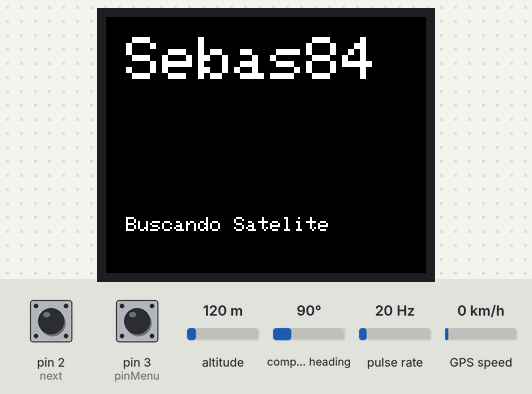
Simulated run of this sketch. Board: Arduino Mega 2560, built with avr-gcc and run on an emulated ATmega2560. On the bench: 160×128 colour display. Wiring (inferred from the names in the program): pulse sensor: data pin 19. The test bench sets the inputs (shaded band); at power-on: pin 3 (pinMenu) HIGH, pulse rate 20 Hz, compass heading 90°, pin 2 (next) HIGH, altitude 120 m, GPS speed 0 km/h. Storage starts empty; the GPS gets a fix after 3 s at 37.7749, -122.4194 with 8 satellites; what the sketch prints to the serial monitor is not drawn.

Above: at 1.3 s.
1.4 s: pin 3 (pinMenu) pulled LOW for 3.2 s
At 5.06 s:
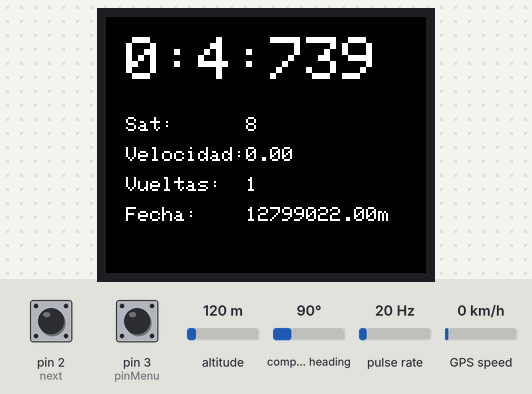
5.2 s: pin 3 (pinMenu) pulled LOW for 0.15 s
At 5.44 s:
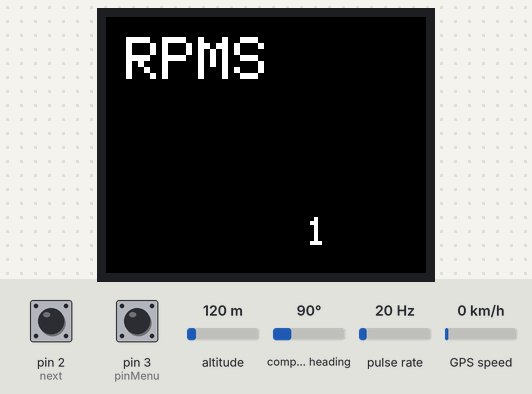
5.9 s: pulse rate (sensor on pin 19) set to 196 Hz
At 6.16 s:
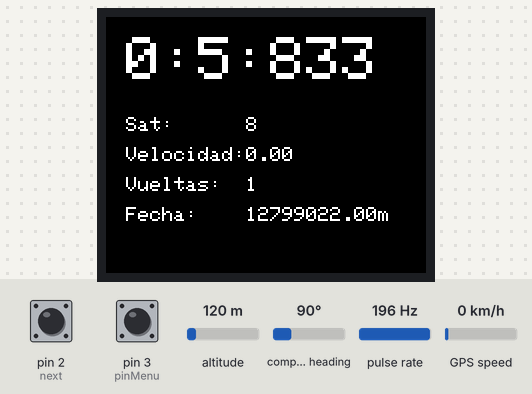
7.5 s: compass heading set to 0°
At 8.8 s:
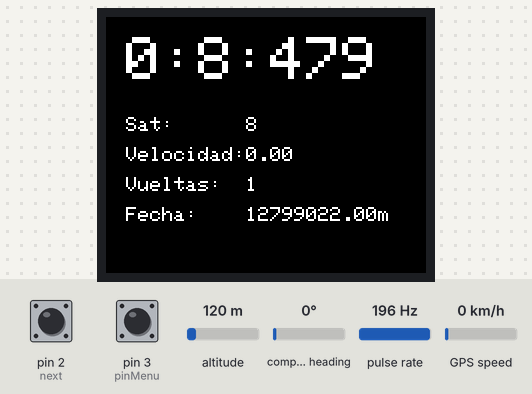
10.1 s: pin 2 (next) pulled LOW for 0.15 s
10.8 s: altitude set to 510 m
At 14.9 s:
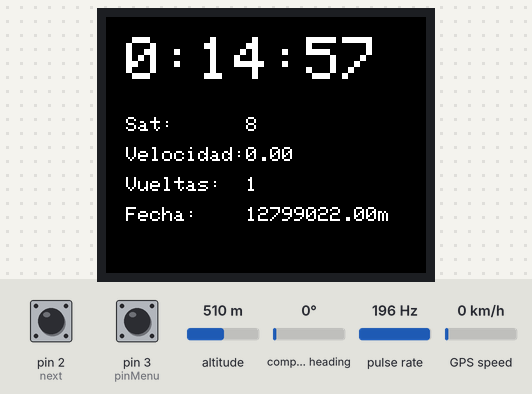
Timing chart, 0 to 15.9 s (numbered marks = the images above; inputs shaded):
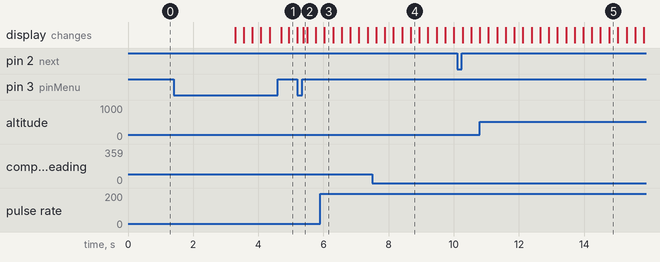

The sketch:

Mega.ino
```cpp
#include <Arduino.h>

#include "TftScreen.h"
//#include "Screen.h"
#include "GpsM8N.h"
#include "LinearSuspension.h"
#include "SdUnit.h"
#include "Track.h"
#include "Session.h"
#include "Revolution.h"


//Pins
byte txGpsPin = 10;  // Pines Para mega es (10,9), Micro (9,8)
byte rxGpsPin = 9;
const byte pinTachInterrupt = 19;  // Interrupt 0 (digital pin 2) D19
const byte pinMenu = 3;           // Interrupt 0 (digital pin 2)
uint8_t pinFrontlinearSuspension = A0;
uint8_t pinRearlinearSuspension = A1;
int next = 2;
int CS_PIN = 53;

//Class
Gps gps;
//Screen screen;
LinearSuspension FrontlinearSuspension(pinFrontlinearSuspension);
LinearSuspension RearlinearSuspension(pinRearlinearSuspension);
SdUnit sd;
Session session("Medellin");
Track *tracks[9];
Revolution rev;
TftScreen screen;

int trackNear = -1;


int option = 0;
int enter = 0;
long lastDebounceTime = 0;  // the last time the button was pushed
long lastScreenRefresh = 0;

long beginLapTimer = 0;
int sat = -2;

void setup() {
  pinMode(pinTachInterrupt, INPUT_PULLUP);  // enable internal pullup for tach pin
  pinMode(pinMenu, INPUT_PULLUP);           // enable internal pullup for tach pin
  pinMode(next, INPUT_PULLUP);
  pinMode(CS_PIN, OUTPUT);

  Serial.begin(115200);

  screen.init();
  sd.init();
  tracks[0] = new Track("Medellin ", -75.6056060, 6.1523671, 9);
  tracks[1] = new Track("Manizales ", -75.478615, 5.032166, 9);
  tracks[2] = new Track("Tocancipa ", 6.1523671, -75.685760, 9);
  tracks[3] = new Track("Finca ", -75.685753, 5.104020, 9);


  beginLapTimer = millis();

   session.addLap(beginLapTimer);  //Borrar

  attachInterrupt(digitalPinToInterrupt(pinTachInterrupt), countRPM, FALLING);
  attachInterrupt(digitalPinToInterrupt(pinMenu), optionClick, RISING);
    attachInterrupt(digitalPinToInterrupt(next), enterClick, RISING);
}


void loop() {
  defaultMenu();

  /** Menu **/
  int selected = option - 3;
  screenMenu(option);
  enter=0;
}
/*////////////////////////////////////////////////////////////////////////////////////*/
/*/ Function that works with the screen  /*/
/*////////////////////////////////////////////////////////////////////////////////////*/

void screenMenu(int option) {
  String text = "";
  // Menu
  switch (option) {
    case (0):  //Home
      if (sat < 0) {
        sat = gps.readGps();
        //Serial.println(date[0]);
        screen.printHome(sat, "Buscando Satelite");
        break;
      } else {
        if (trackNear == -1) {
          screen.printHome(sat, "Buscando Pista");
            break;
        }else{
          option=1;
        }
      }
    case (1):  //LapTimer
      sat = gps.readGps();
      if ((millis() - lastScreenRefresh) > 250) {
        text += gps.getDistance(tracks[trackNear]->getStartLong(), tracks[trackNear]->getStartLat());
        text += "m     ";
        screen.printLaptimer(session.getTime(), String(sat), gps.getSpeed(), String(session.getLap()), text);
        lastScreenRefresh = millis();
      }
      break;
    case (2):  // Revolutions
      if ((millis() - rev.getLastRpmRefresh()) > rev.getRefreshInterval()) {
        screen.printRPMS(String(rev.getRPM()));
        rev.setLastRpmRefresh(millis());
      }
      break;
    case (3):  // Suspention
      if ((millis() - lastScreenRefresh) > 500) {
        text += "Delanter: ";
        text += FrontlinearSuspension.getLinearSensorInfo();
        text += "    Trasera: ";
        text += RearlinearSuspension.getLinearSensorInfo();
        screen.printSuspension(String(FrontlinearSuspension.getLinearSensorInfo()), String(RearlinearSuspension.getLinearSensorInfo()));
        lastScreenRefresh = millis();
      }
      break;
    case (4):  //Summary
      sat = gps.readGps();
      if (sat >= 0) {
        if ((millis() - lastScreenRefresh) > 500) {
          screen.printText(session.getSummary());
        }
      } else {
        option++;
      }
      break;
    /*case (2):  //Menu Configuracion
      screen.printMenu(0);
      break;
    case (3):  //Menu Suspension
      if (enter == 1) {
        option = 7;
        enter = 0;
      } else
        screen.printMenu(1);
      break;
    case (4):  //Menu RPMs
      if (enter == 1) {
        option = 8;
        enter = 0;
      } else
        screen.printMenu(2);
      break;
    case (5):  //Menu Horometro
      screen.printMenu(3);
      break;
    case (6):  //Menu Llantas
      screen.printMenu(4);

      break;
    */
    case (5):  //
      sat = gps.readGps();
      if (sat >= 0) {
        text += "   Logitud: ";
        text += String(gps.getLongitude(), 6);
        text += " Latitud: ";
        text += String(gps.getLatitude(), 6);

        screen.printText(text);
      } else {
        option++;
      }
      break;
    case (14):
      sat = gps.readGps();
      if ((millis() - beginLapTimer) > 5000) {
        screen.printLastLap(session.getLasLap(), session.getLap());
        option = 1;
      }
      break;
    default:
      Serial.println("Default");
      //screen.printHome(sat, "");
  }
}

/*////////////////////////////////////////////////////////////////////////////////////*/
/*/ Funcion encargada de la pantalla que ve el usuario.   /*/
/*////////////////////////////////////////////////////////////////////////////////////*/
void defaultMenu() {
  /**Clicks
  if ((millis() - lastDebounceTime) > 50000) {
    option = 0;
    enter = 0;
  }*/
  if ((option >= 4) || (option <= 0))
    option = 0;
  /*Esto puede cambiar si se pone una pantalla sin GPS.*/
  if (sat > 0) {
    option = 1;
    /* Search Track */
    if (trackNear == -1) {
      int limite = (sizeof(tracks) / sizeof(tracks[0]));
      for (int i = 0; i < limite; i++) {
        if (gps.getDistance(tracks[i]->getStartLong(), tracks[i]->getStartLat()) < 500) {
          trackNear = i;
        }
      }
    } else {
      /*Logic of sessions*/
      if (gps.getDistance(tracks[trackNear]->getStartLong(), tracks[trackNear]->getStartLat()) < tracks[trackNear]->getWidth()
          && sat > 1
          // && gps.getSpeed() > 5.0
          && (millis() - beginLapTimer > 9000)) {
        beginLapTimer = millis();
        session.addLap(beginLapTimer);  //Inicia Vuelta
        option = 14;
      }
    }
  }


}
//////////////////////////////////////////////////////////////////////////////////////
// FUNCION ENCARGADA DE CONTAR LOS PULSOS CADA VEZ QUE SE PRODUCE UNA INTERRUPCION  //
//////////////////////////////////////////////////////////////////////////////////////

void countRPM() {
  Serial.println("Pulse");
  rev.addPulse();
}

/*////////////////////////////////////////////////////////////////////////////////////*/
/*/ FUNCION ENCARGADA DE CONTAR LOS PULSOS CADA VEZ QUE SE PRODUCE UNA INTERRUPCION  /*/
/*////////////////////////////////////////////////////////////////////////////////////*/
void optionClick() {


  if ((millis() - lastDebounceTime) > 400) {
    Serial.print(option);
    option++;
    lastDebounceTime = millis();
    Serial.print(" Suma ");
    enter = 0;
  } else {
    if ((millis() - lastDebounceTime) > 100) {
      Serial.print("Doble click ");
      enter = 1;
      option--;
      lastDebounceTime = millis();
    }
  }

  Serial.print("option = ");
  Serial.print(option);

  Serial.print(". enter = ");
  Serial.println(enter);
}

/*////////////////////////////////////////////////////////////////////////////////////*/
/*/ FUNCION ENCARGADA DE CONTAR LOS PULSOS CADA VEZ QUE SE PRODUCE UNA INTERRUPCION  /*/
/*////////////////////////////////////////////////////////////////////////////////////*/
void enterClick(){
 Serial.println("Enter");
 enter=1;
}

/*********************************************
***
**********************************************/
void menuEnter(int option, int enter) {
}
```

GpsM8N.h
```cpp
#include "WString.h"
#include "HardwareSerial.h"
/**
 */
#include <SoftwareSerial.h>

#include "TinyGPS++.h"

class Gps {
private:
  // Pines Para mega es (10,9), Micro (9,8)
  byte txPin = 10;
  byte rxPin = 9;
  SoftwareSerial ss;
  TinyGPSPlus gps;
  float flat, flon, speed;
  int sat = -2;
  char date[32] = "00000000000000000000000000000000";
  String date2 = "";

  void init() {
    this->ss.begin(9600);
  }

public:
  Gps(byte txPin, byte rxPin)
    : ss(txPin, rxPin) {
    this->txPin = txPin;
    this->rxPin = rxPin;
    this->init();
  }
  Gps()
    : ss(this->txPin, this->rxPin) {
    this->init();
  }
  /**
  * This function connect the device with the satellites and asign the values of the class.
  */
  int readGps() {
    bool newData = false;
    unsigned long chars;
    // For one second we parse GPS data and report some key values
    //for (unsigned long start = millis(); millis() - start < 500;) {
      while (ss.available()) {
        char c = ss.read();
        //Serial.write(c); // uncomment this line if you want to see the GPS data flowing
        if (gps.encode(c)) {  // Did a new valid sentence come in?
          //Serial.println(gps.charsProcessed());
          if (gps.location.isValid()) {
            newData = true;
            //Serial.println("Datos encontrados");
          }
        }
      }
    //}
    if (gps.charsProcessed() < 10) {
     // Serial.println(F("No GPS detected: check wiring."));
      sat = -1;
    }
    if (newData) {
      unsigned long age;
      int year;

      byte month, day, hour, minute, second, hundredths;
      this->flat = gps.location.lat();
      this->flon = gps.location.lng();

      //Serial.println(String(this->flat,6));

      //Serial.println(String(this->flon,6));
      this->sat = gps.satellites.value();
      this->speed = gps.speed.kmph();
      sprintf(this->date, "%02d/%02d/%02d %02d:%02d:%02d   ",
              gps.date.month(), gps.date.day(), gps.date.year(), gps.time.hour(), gps.time.minute(), gps.time.second());
      //      Serial.println(this->date);

      this->date2 = this->date;
    }
    return sat;
  }

  float getLatitude() {
    return this->flat;
  }
  String getDate() {
    return this->date2;
  }
  float getLongitude() {
    return this->flon;
  }
  float getSpeed() {
    return this->speed;
  }
  int getSatellite() {
    return this->sat;
  }
  /**
  * Distance in meters
  */
  float getDistance(float lon,float lat) {
    if (this->sat >= 0){
      double distance=TinyGPSPlus::distanceBetween(
        this->flat, this->flon,
        lat, lon);
      return distance;
    }else
      return 0.0;
  }
};
```

Lap.h
```cpp
class Lap {
private:
  long time;
  long startTime;
  long endTime;
  String printTime;

public:
  Lap(long time, long startTime, long endTime,String printTime) {
    this->startTime = startTime;
    this->endTime = endTime;
    this->time = time;
    this->printTime = printTime;
  }

  String getPrintTime() {
    return this->printTime;
  }
};
```

LinearSuspension.h
```cpp
class LinearSuspension
{
private:
    float valMin = 50.0;
    float valMax = 1024.0;
    uint8_t pinIn = A0;

public:
    LinearSuspension(uint8_t pinIn){
        this->pinIn = pinIn;
    }
    /**
     * In this function is calcultation the linear sensors.
     */
    float getLinearSensorInfo()
    {
        int pinInCC = analogRead(this->pinIn);
        float distance = 0;
        distance = (pinInCC - valMax) * (100.0) / (valMax - valMin);
        distance = distance * -1;
        return distance;
    }
};
```

Revolution.h
```cpp
class Revolution {
private:
  byte cilindros = 1;          // (pulsos por revolucion = 2 * cylinders / cycles)
  byte tiempos = 4;            // tipo motor
  int refreshInterval = 250;   // milisegundos refresco
  volatile int RPMpulses = 0;  //Variable que almacena los pulsos en bujía
  int maxRevol=20000;                //Variable que almacena maximas revoluciones del motor
  long lastRPMRefresh = 0;

public:


  void addPulse() {
    if (this->RPMpulses > this->maxRevol) {
      this->RPMpulses = 0;
    } else {
      this->RPMpulses++;
    }
  }

long getLastRpmRefresh(){
  return this->lastRPMRefresh;
}
void setLastRpmRefresh(long millis){
  this->lastRPMRefresh = millis;
}
int getRefreshInterval(){
  return this->refreshInterval;
}

  /////////////////////////////////////////////////////
  // FUNCION ENCARGADA DE CALCULAR LAS REVILUCIONES  //
  /////////////////////////////////////////////////////

  int getRPM() {

    int RPM = int(RPMpulses * (60000.0 / float(this->refreshInterval)) * this->tiempos / this->cilindros / 2.0);  // calculate RPM
    this->RPMpulses = 0;  // reset pulse count to 0
    //RPM = min(maxRevol, RPM);  // don't return value larger than 9999

    return RPM;
  }
};
```

SdUnit.h
```cpp
#include <SD.h>
#include <SPI.h>

class SdUnit {
private:
  int CS_PIN = 53;

public:
  SdUnit() {
  }
  void init() {
   // Serial.print("Initializing SD card... in pin ");
   // Serial.println(CS_PIN);

    if (SD.begin(CS_PIN)) {
      Serial.println("SD card is ready to use.");
    } else {
      Serial.println("SD card initialization failed");
    }
  }
};
```

Session.h
```cpp
#include "WString.h"
#include "HardwareSerial.h"
#include "Arduino.h"
#include "Lap.h"

class Session {
private:
  char fecha[20];
  String trackName;
  Lap *laps[50];
  int lap = 0;

  int minutos = 0;
  long startLap = 0;
  long lastLap = 0;

public:
  Session(String trackName) {
    this->trackName = trackName;
    this->startLap = millis();
  }

  void addLap(long startLap) {
    this->laps[this->lap] = new Lap(
      (startLap - this->lastLap),
      this->lastLap,
      startLap,
      printTime((startLap - this->lastLap)));

    this->lap++;
    this->lastLap = startLap - this->startLap;
    this->startLap = startLap;
  }
  int getLap() {
    return this->lap;
  }
  String getLasLap() {
    return this->printTime((this->startLap - this->lastLap));
  }
  String getTime() {
    if (this->lap == 0)
      return "0:00:00";
    else
      return this->printTime((millis() - this->startLap));
  }

  /**

*/
  String printTime(long startTime) {
    String Time = "0:00:00";
    if (startTime != 0) {
      int centesimos = 0;
      double diff = startTime;
      diff = diff / 3600000;
      int hour = diff;
      diff = (diff - hour) * 60;
      int min = diff;
      diff = (diff - min) * 60;
      int sec = diff;
      diff = (diff - sec) * 1000;
      Time = min;
      Time += (":");
      Time += (sec);
      Time += (":");
      Time += diff;
    }

    return (Time.substring(0, 7));
  }
  String getSummary() {
    String text = "";
    for (int i = 0; i < this->lap; i++) {
      text += this->laps[i]->getPrintTime();
      text += " , ";
    }
    return text;
  }
};
```

TftScreen.h
```cpp
#include "HardwareSerial.h"
#include <Adafruit_GFX.h>
#include <Adafruit_ST7735.h>

class TftScreen {
  // 'logo-icon', 128x169px


private:
  int flag = 10;
  String opt = "";

  // pin definition for the Uno
  int8_t cs = 30;
  int8_t dc = 29;
  int8_t rst = 31;

  Adafruit_ST7735 tft;
public:

  TftScreen()
    : tft(cs, dc, rst) {
    // this->init();
  }

  void init() {
    this->opt = "init";
    tft.initR(INITR_BLACKTAB);
    tft.fillScreen(ST7735_BLACK);
    tft.setTextWrap(false);
    tft.setRotation(135);

    tft.setCursor(10, 10);
    tft.setTextColor(ST7735_WHITE);
    tft.setTextSize(3);
    tft.print("Sebas84");

    tft.setCursor(120, 100);
    tft.setTextColor(ST7735_WHITE);
    tft.setTextSize(1);
    tft.print("v1.0");
  }
  /**
   * @brief ...
   * @param sat
   * @param text
   */
  void printHome(int sat, String text) {
    if (this->opt != "printHome") {
      this->opt = "printHome";

      tft.fillScreen(ST77XX_BLACK);
    }
    tft.setCursor(10, 10);
    tft.setTextColor(ST7735_WHITE);
    tft.setTextSize(3);
    tft.print("Sebas84");

    tft.setCursor(10, 100);
    tft.setTextColor(ST7735_WHITE);
    tft.setTextSize(1);
    tft.print(text);
  }
  /**
   * @brief Laps, time, satellites,
   *
   * @param time
   * @param text
   */
  void printLaptimer(String time, String sat, float speed, String laps, String date) {
    if (this->opt != "printLaptimer") {
      this->opt = "printLaptimer";

      tft.fillScreen(ST77XX_BLACK);
      tft.setTextSize(1);
      tft.setTextColor(ST7735_WHITE, ST7735_BLACK);
      tft.setCursor(10, 50);
      tft.print("Sat: ");
      tft.setCursor(10, 65);
      tft.print("Velocidad: ");
      tft.setCursor(10, 80);
      tft.print("Vueltas: ");
      tft.setCursor(10, 95);
      tft.print("Fecha: ");
    }
    // tft.fillRect(10, 10, 150, 25,ST7735_BLACK);
    tft.setCursor(10, 10);
    tft.setTextColor(ST7735_WHITE, ST7735_BLACK);
    tft.setTextSize(3);
    tft.print(time);

    tft.setTextSize(1);
    tft.setCursor(70, 50);
    tft.print(sat);
    tft.setCursor(70, 65);
    tft.print(speed);
    tft.setCursor(70, 80);
    tft.print(laps);
    tft.setCursor(70, 95);
    tft.print(date);
  }
  void printMenu(int selected) {
  }
  void printText(String text) {
    if (this->opt != "printText") {
      this->opt = "printText";

      tft.fillScreen(ST77XX_BLACK);
    }
    tft.setCursor(100, 100);
    tft.setTextColor(ST7735_WHITE, ST7735_BLACK);
    tft.setTextSize(2);
    tft.print(text);
  }
  void printSuspension(String front, String rear) {
    if (this->opt != "printSuspension") {
      this->opt = "printSuspension";

      tft.fillScreen(ST77XX_BLACK);
      tft.setCursor(10, 10);
      tft.setTextColor(ST7735_WHITE, ST7735_BLACK);
      tft.setTextSize(2);
      tft.print("Suspension");
    }

    tft.setCursor(100, 100);
    tft.setTextColor(ST7735_WHITE, ST7735_BLACK);
    tft.setTextSize(2);
    tft.print(front);
  }
  void printGPS(String sat, String log, String lat) {
  }
  void printRPMS(String rpm) {
    if (this->opt != "printRPMS") {
      this->flag = 0;
      this->opt = "printRPMS";

      tft.fillScreen(ST77XX_BLACK);
      tft.setCursor(10, 10);
      tft.setTextColor(ST7735_WHITE, ST7735_BLACK);
      tft.setTextSize(3);
      tft.print("RPMS");
    }
    this->flag++;

    tft.setCursor(100, 100);
    tft.setTextColor(ST7735_WHITE, ST7735_BLACK);
    tft.setTextSize(2);
    tft.print(this->flag);
  }
  void printLastLap(String time, int lap) {
    if (this->opt != "printLastLap") {
      this->opt = "printLastLap";
    }
  }
  void printSession() {
  }
};
```

Source omitted: Track.h (554 bytes)

Measured:
- after the input at 5.2 s, the display: first differs from a run without the input after 0.18 s (image 2)
